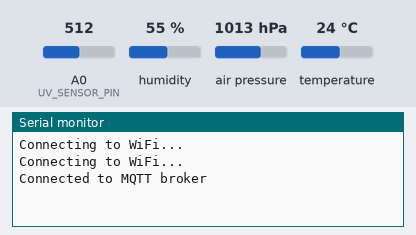
Simulated run of this sketch. Board: ESP8266 (Wemos D1 mini). Parts: the last lines printed to the serial monitor. The test bench sets the inputs (shaded band); at power-on: humidity 55 %, air pressure 1013 hPa, A0 (UV_SENSOR_PIN) = 512, temperature 24 °C. WiFi joins after 1.5 s; servers stay silent unless stated; no MQTT or app messages arrive unless stated.

Above: at 3.2 s.
3.3 s: humidity set to 22 %
At 4.4 s:
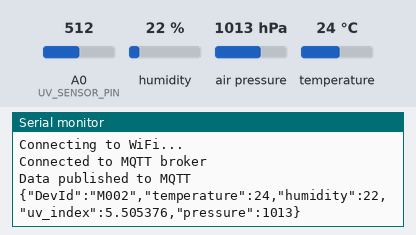
11.3 s: air pressure set to 952 hPa
At 19.0 s:
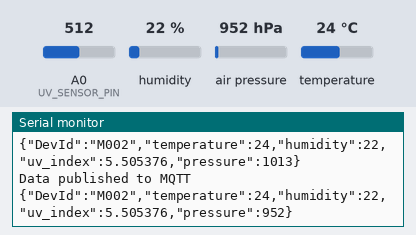
19.3 s: A0 (UV_SENSOR_PIN) set to 716
At 26.4 s:
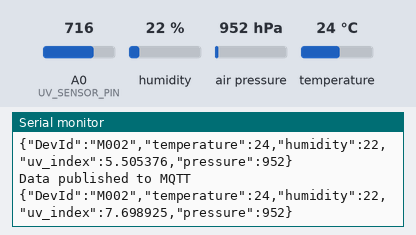
27.3 s: temperature set to 12 °C
At 33.3 s:
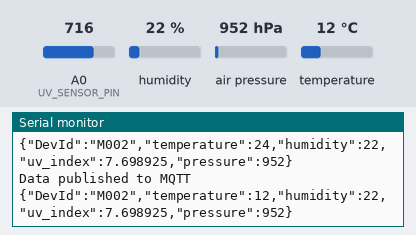
35.3 s: air pressure set to 975 hPa
At 40.2 s:
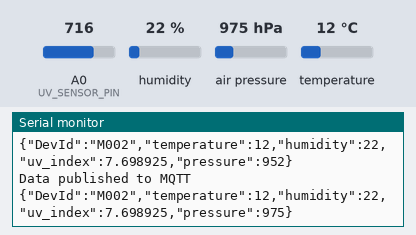
43.3 s: A0 (UV_SENSOR_PIN) set to 992
At 47.2 s:
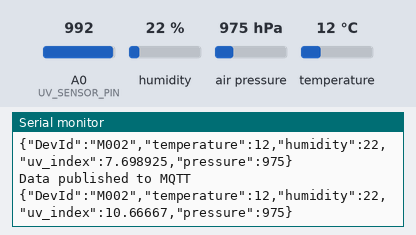
Timing chart, 0 to 48.7 s (numbered marks = the images above; inputs shaded):
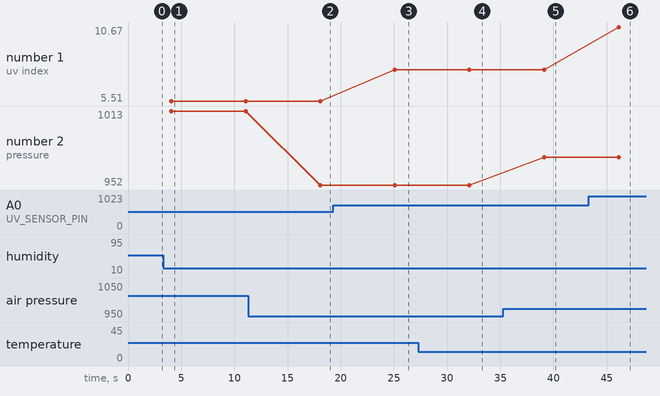

The sketch:

REAL_MQTT_Code.ino
```cpp
#include <DHT.h>
#include <ESP8266WiFi.h>
#include <PubSubClient.h>
#include <ArduinoJson.h> // Include the ArduinoJSON library
#include <Wire.h>
#include <Adafruit_Sensor.h>
#include <Adafruit_BMP280.h>

#define DHT_PIN 13 // DHT22 sensor is connected to D1 Mini pin D12
#define DHT_TYPE DHT22

#define UV_SENSOR_PIN A0 // ML8511 sensor is connected to analog pin A0

// WiFi settings
const char* ssid = "CM";
const char* password = "12345678";

// MQTT broker settings
const char* mqttServer = "broker.emqx.io";
const int mqttPort = 1883;
const char* mqttUser = "1234";
const char* mqttPassword = "1234";
const char* mqttTopic = "testtopic/chur";

DHT dht(DHT_PIN, DHT_TYPE);
WiFiClient espClient;
PubSubClient client(espClient);
Adafruit_BMP280 bmp; // Create an instance of the BMP280 sensor

void setup() {
  Serial.begin(115200);
  dht.begin();
  Wire.begin(); // Initialize I2C communication

  if (!bmp.begin(0x76)) { // Use the correct BMP280 address (0x76 or 0x77)
    Serial.println(F("Could not find a valid BMP280 sensor, check wiring!"));
    while (1);
  }

  WiFi.begin(ssid, password);
  while (WiFi.status() != WL_CONNECTED) {
    delay(1000);
    Serial.println("Connecting to WiFi...");
  }

  client.setServer(mqttServer, mqttPort);
  while (!client.connected()) {
    if (client.connect("D1MiniClient", mqttUser, mqttPassword)) {
      Serial.println("Connected to MQTT broker");
    } else {
      Serial.print("Failed to connect to MQTT broker, rc=");
      Serial.print(client.state());
      Serial.println(" Retrying in 5 seconds...");
      delay(5000);
    }
  }
}

float mapFloat(float x, float in_min, float in_max, float out_min, float out_max) {
  return (x - in_min) * (out_max - out_min) / (in_max - in_min) + out_min;
}

void loop() {
  delay(2000); // Delay for 2 seconds between readings

  float humidity = dht.readHumidity();
  float temperature = dht.readTemperature(); // in Celsius

  // Read the analog value from the UV sensor
  int uvValue = analogRead(UV_SENSOR_PIN);

  // Map the analog value to the UV index value using calibration data
  float uvIndex = mapFloat(uvValue, 0, 1023, 0, 11);

  // Read pressure from BMP280 sensor
  float pressure = bmp.readPressure() / 100.0; // Convert Pa to hPa

  // Create a JSON object
  StaticJsonDocument<200> jsonDoc;
  jsonDoc["DevId"] = "M002"; // Add UserId field
  jsonDoc["temperature"] = temperature;
  jsonDoc["humidity"] = humidity;
  jsonDoc["uv_index"] = uvIndex;
  jsonDoc["pressure"] = pressure; // Add pressure field

  // Serialize the JSON object to a string
  String jsonMessage;
  serializeJson(jsonDoc, jsonMessage);

  // Publish the JSON message to the MQTT topic
  if (client.publish(mqttTopic, jsonMessage.c_str())) {
    Serial.println("Data published to MQTT");
    Serial.println(jsonMessage);
  } else {
    Serial.println("Failed to publish data to MQTT");
  }

  delay(5000); // Delay for 5 seconds before the next reading
}
```

Measured:
- after the input at 3.3 s, the serial monitor: prints a new line after 0.76 s (image 1)
- after the input at 11.3 s, the serial monitor: prints a new line after 6.8 s (image 2)
- after the input at 19.3 s, the serial monitor: prints a new line after 5.8 s (image 3)
- after the input at 27.3 s, the serial monitor: prints a new line after 4.8 s (image 4)
- after the input at 35.3 s, the serial monitor: prints a new line after 3.8 s (image 5)
- after the input at 43.3 s, the serial monitor: prints a new line after 2.8 s (image 6)
- plotted number 1: 5.51 → 7.7 after the input at 19.3 s, 7.7 → 10.67 after the input at 43.3 s
- plotted number 2: 1013 → 952 after the input at 11.3 s, 952 → 975 after the input at 35.3 s
